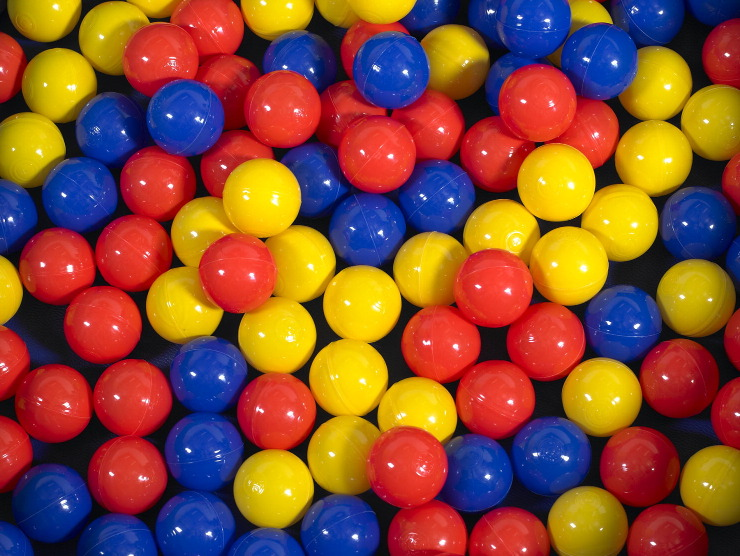
#> input picture Img/colores.jpg, 740 x 556 px, found by its file name
$ python ColorDetectTest.py
#> lines starting #> are read from the running program, lines starting #| are printed output that depends on the picture; after the words box and inside, x2 and y2 are one past the last pixel; in counts of white or black regions, pixels touching at a corner belong together
import cv2
import numpy as np

#Cargamos la imagen:
img = cv2.imread("img/colores.jpg")
#> img is the input picture: shape (556, 740, 3); mean B, G, R 51.7, 77.6, 135.8

#Establecemos el rango m憝nimo y m醲imo de BGR (Blue, Green, Red):
min_values = np.array([40,0,0])
max_values = np.array([255, 120, 120])

#Detectamos los p憝xeles que estan dentro del rango que hemos establecido:
mask = cv2.inRange(img, min_values, max_values)
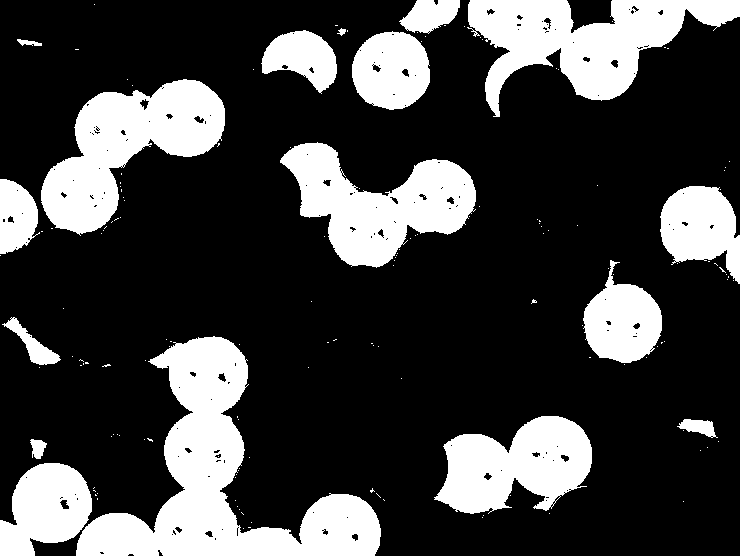
#> mask: shape (556, 740); 25.3% white; 155 white regions (138 under 20 px), largest, box (x1, y1, x2, y2) and area: (76, 336, 381, 556) 23630, (467, 0, 740, 117) 14779, (41, 79, 225, 236) 13873

#Mostramos la imagen original y la m醩cara:
cv2.imshow("Original", img)
cv2.imshow("M醩cara", mask)

#Salimos pulsando cualquier tecla:
print("\nPulsa cualquier tecla para cerrar las ventanas\n")
cv2.waitKey(0)
cv2.destroyAllWindows()

$ run again, with Img/regionsmap.png saved as Img/colores.jpg
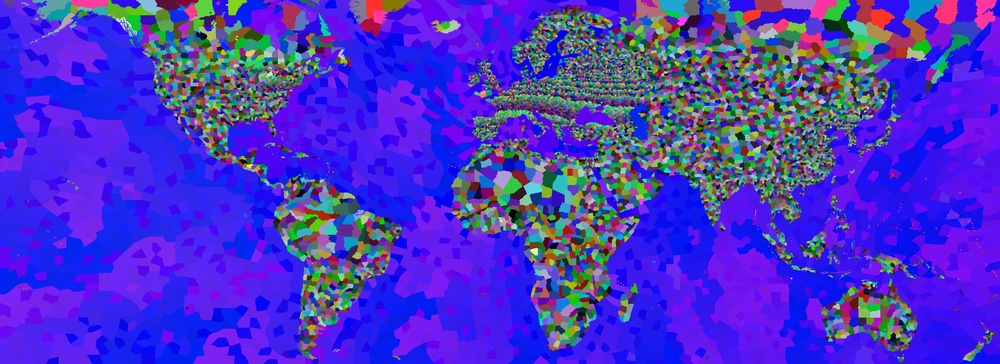
#> input picture Img/regionsmap.png, 1000 x 364 px, shrunk from 5632 x 2048 before the run, found by its file name
#> img is the input picture: shape (364, 1000, 3); mean B, G, R 197, 51.2, 74.4
#> `mask = cv2.inRange(img, min_values, max_values)`:
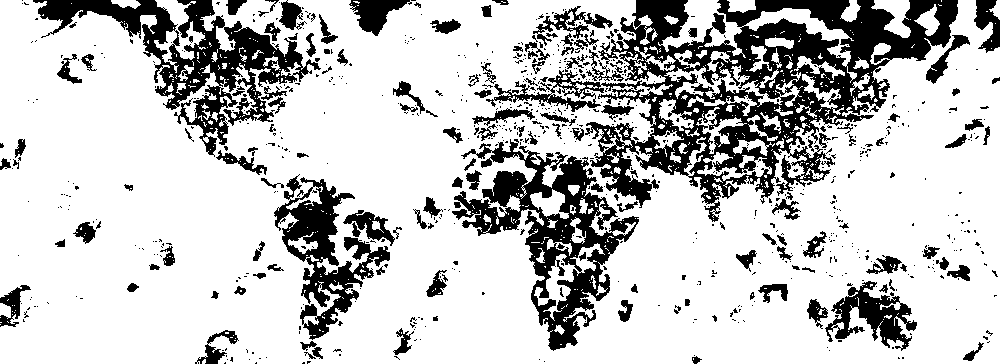
#> mask: shape (364, 1000); 76.8% white; 784 black regions (639 under 20 px), largest, box (x1, y1, x2, y2) and area: (486, 0, 958, 222) 32393, (452, 139, 639, 351) 11873, (33, 0, 321, 157) 11423
